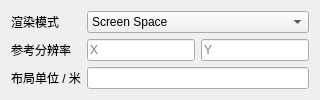
<?xml version="1.0" encoding="UTF-8"?>
<ui version="4.0"><class>CanvasComponentEditorForm</class><widget class="QWidget" name="CanvasComponentEditorForm"><layout class="QFormLayout" name="formLayout"><property name="fieldGrowthPolicy"><enum>QFormLayout::AllNonFixedFieldsGrow</enum></property><item row="0" column="0"><widget class="QLabel" name="label0"><property name="text"><string>渲染模式</string></property></widget></item><item row="0" column="1"><widget class="QComboBox" name="canvasModeCombo"><item><property name="text"><string>Screen Space</string></property></item><item><property name="text"><string>World Space</string></property></item></widget></item>
<item row="1" column="0"><widget class="QLabel" name="label1"><property name="text"><string>参考分辨率</string></property></widget></item><item row="1" column="1"><layout class="QHBoxLayout" name="rowResolution"><item><widget class="QLineEdit" name="canvasResolutionXEdit"><property name="placeholderText"><string>X</string></property></widget></item><item><widget class="QLineEdit" name="canvasResolutionYEdit"><property name="placeholderText"><string>Y</string></property></widget></item></layout></item>
<item row="2" column="0"><widget class="QLabel" name="label2"><property name="text"><string>布局单位 / 米</string></property></widget></item><item row="2" column="1"><widget class="QLineEdit" name="canvasPixelsPerUnitEdit"><property name="placeholderText"><string></string></property></widget></item></layout></widget><resources/><connections/></ui>
